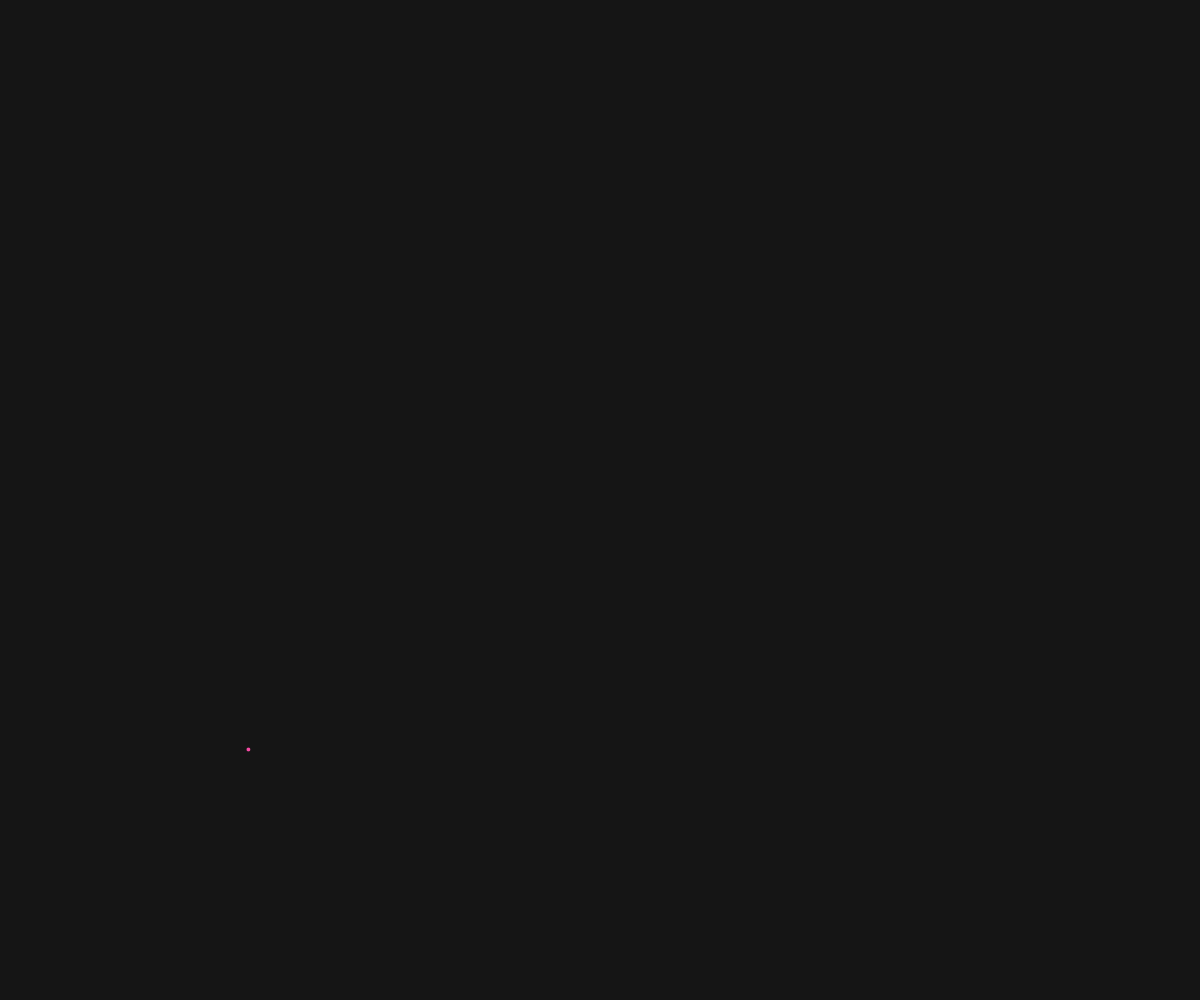
Frame 1 (no input)
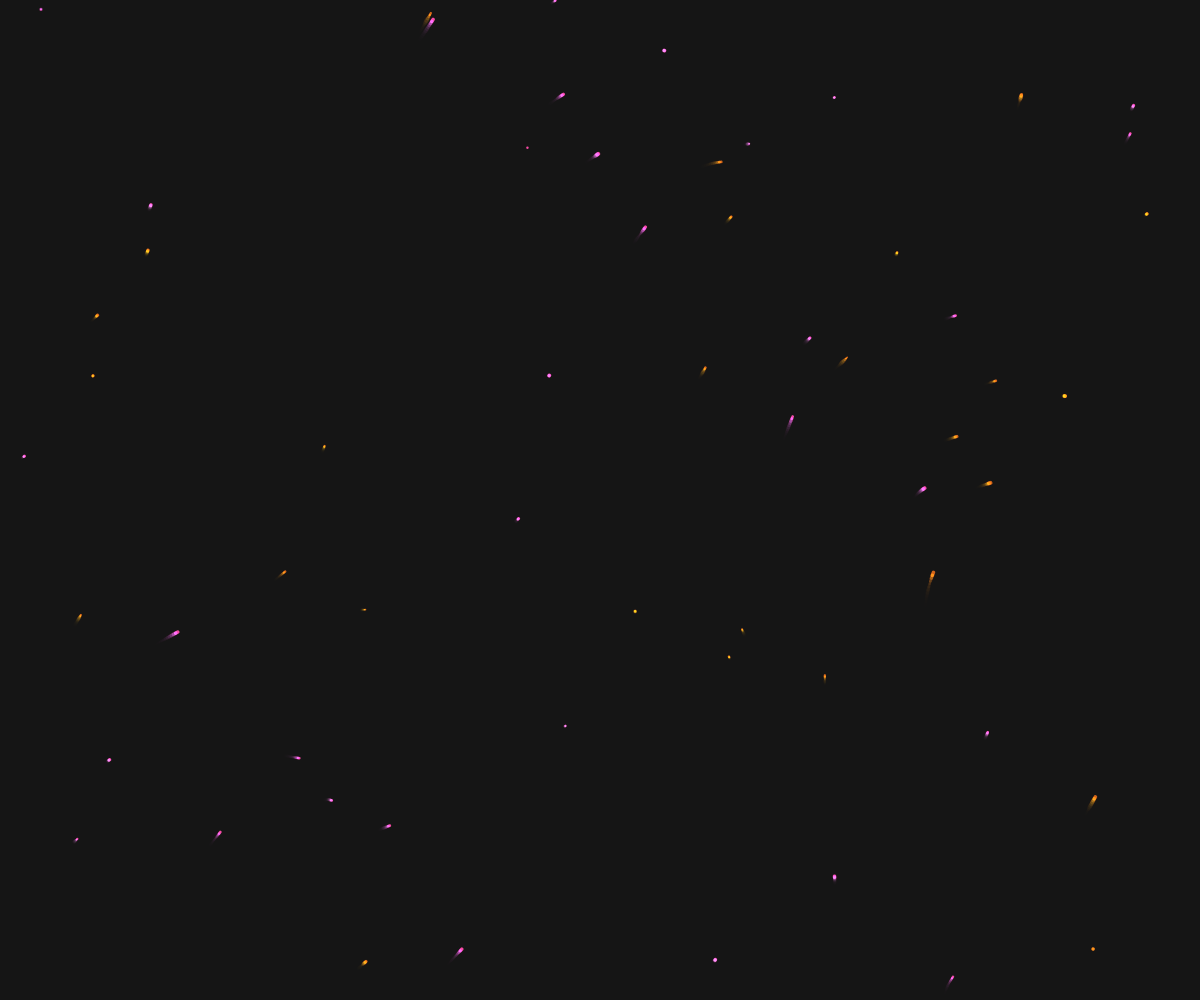
Frame 60 (no input)
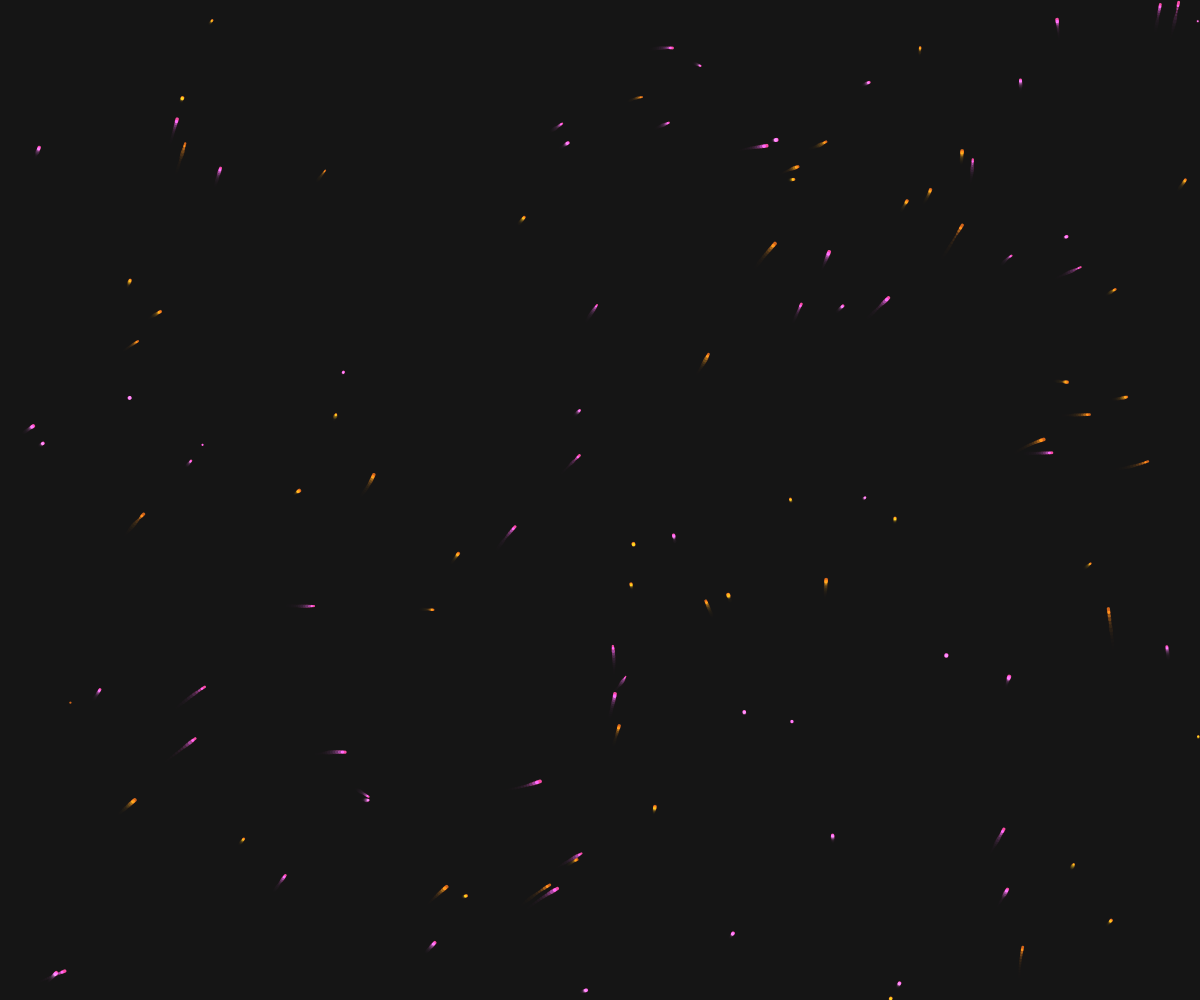
Frame 120 (the mouse pressed at the canvas centre since frame 60)

The p5.js sketch that drew these frames (run headless with seeded random() and noise() and a simulated clock; from frame 60 on, the mouse is pressed at the canvas centre):

// p5.js sketch
// ── sketch.js
var flowfield;
var vehicles = [];
var vehicleCount = 300;
var sr;

function setup(){
  sr = random(0.2, 5);
  pixelDensity(2);
  createCanvas(windowWidth, windowHeight);
  // for(var i = 0; i < vehicleCount; i++){
  //   vehicles[i] = new Vehicle(random(width), random(height));
  // }
  vehicles[0] = new Vehicle(random(width), random(height), sr);
  flowfield = new FlowField(100);
  background(21);
  setInterval(function(){
    flowfield.init();
  }, 10000);
}

function draw(){
  blendMode(NORMAL);
  background(21, 100);
  blendMode(NORMAL);

  vehicles.map(function(vehicle){
    vehicle.update();
    vehicle.display();
    vehicle.follow(flowfield);
  });
  if(vehicles.length < vehicleCount){
    vehicles.push(new Vehicle(random(width), random(height), sr));
  }
  // flowfield.display();
}

function windowResized() {
  resizeCanvas(windowWidth, windowHeight);
  background(21);
}

// ── flowfield.js
var FlowField = function(res){
  // resolution of each 'cell'
  this.resolution = res;

  // Determine Columns/Rows
  this.cols = width/this.resolution;
  this.rows = height / this.resolution;

  // fake 2D array
  this.make2Darray = function(n){
    var array = [];
    for (var i = 0; i < n; i++){
      array[i] = [];
    }
    return array;
  };

  this.init = function(){
    this.field = null;
    this.field = this.make2Darray(this.cols);
    // reseed noise
    noiseSeed(Math.floor(random(10000)));
    var xoff = 0;
    for (var i = 0; i < this.cols; i++){
      var yoff = 7;
      for (var j = 0; j < this.rows; j++){
        // generate random angle for this cell
        var theta = map(noise(xoff, yoff), 0, 1, 0, PI * 1.5);
        // theta = map(random(), 0, 1, 0, TWO_PI);
        // Polar to cartesian coordinate transformation to get x and y components of the vector
        vect = createVector(cos(theta), sin(theta));

        this.field[i][j] = vect.mult(-1);
        yoff += 0.3;
      }
      xoff += 0.3;
    }
  };

  this.init();

  // Draw each vector
  this.display = function(){
    for (var i = 0; i < this.cols; i++) {
      for (var j = 0; j < this.rows; j++) {
        this.drawVector(this.field[i][j], i * this.resolution, j * this.resolution, this.resolution - 2);
      }
    }
  };

  this.drawVector = function(v, x, y, scale){
    push();
    var arrowsize = 4;
    // Translate to vector location
    translate(x, y);
    stroke(150);
    // Call vector heading function to get direction (note that pointing to the right is a heading of 0) and rotate
    rotate(v.heading());
    //  calc mag of vector and scale
    var len = v.mag() * scale;
    // draw line
    line(0, 0, len, 0);
    pop();
  };

  // instructions to Vehicle
  this.lookup = function(lookup){
    var col = Math.floor(constrain(lookup.x / this.resolution, 0, this.cols - 1));
    var row = Math.floor(constrain(lookup.y / this.resolution, 0, this.rows - 1));
    return this.field[col][row].copy();
  };
};

// ── vehicle.js
var Vehicle = function(x, y, sr){
  this.prevPos = createVector(x,y);
  this.pos = createVector(x,y);
  this.vel = createVector(0,0);
  this.acc = createVector(0,0);
  this.r = 3;
  this.colour = Math.round(random(0,1)) === 0 ? '#E33590' : '#BE5005';
  this.xoff = random(0, 100);
  this.sr = sr || 10;
  // maximum magnitude
  this.maxSpeed = random(sr / 10, sr);
  // turning circle
  this.maxForce = random(0.02, 0.07);

  this.applyForce = function(force){
    this.acc.add(force);
  };

  this.follow = function(flow){

    // what is the vector at this spot in flow field
    var desired = flow.lookup(this.pos);
    desired.mult(this.maxSpeed);
    // steering = desired - velocity
    var steering = p5.Vector.sub(desired, this.vel);
    // limit to maxForce
    steering.limit(this.maxForce);

    // Apply the steering force on the vehicle
    this.applyForce(steering);
  };

  this.update = function(){
    this.prevPos = this.pos.copy();
    this.vel.add(this.acc);
    this.vel.limit(this.maxSpeed); // limit vel to maxSpeed
    this.pos.add(this.vel);
    this.acc.set(0,0);

    if(this.pos.y < 0){ this.pos.y = this.prevPos.y = height; }
    if(this.pos.x < 0){ this.pos.x = this.prevPos.x = width; }
    if(this.pos.y > height){ this.pos.y = this.prevPos.y = 0; }
    if(this.pos.x > width){ this.pos.x = this.prevPos.x =  0; }
  };

  this.display = function(){
    blendMode(ADD);
    stroke(this.colour);
    strokeWeight(map(noise(this.xoff), 0, 1, 1, 5));
    line(this.pos.x, this.pos.y, this.prevPos.x, this.prevPos.y);
    this.xoff += 0.3;
  };

};
